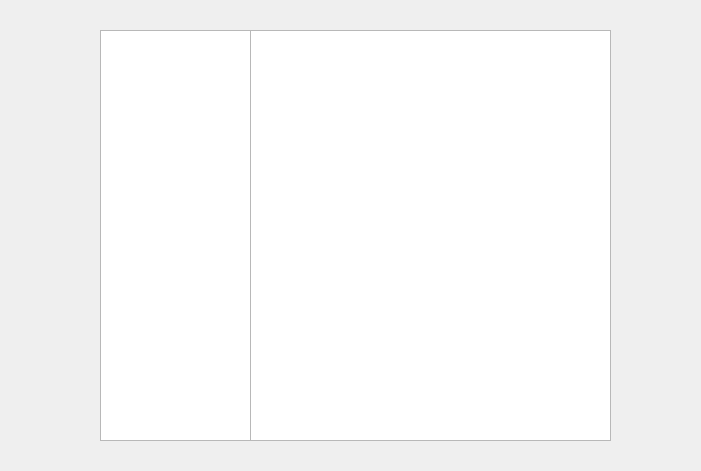
<?xml version="1.0" encoding="UTF-8"?>
<ui version="4.0">
 <class>MagicBook</class>
 <widget class="QMainWindow" name="MagicBook">
  <property name="geometry">
   <rect>
    <x>0</x>
    <y>0</y>
    <width>701</width>
    <height>471</height>
   </rect>
  </property>
  <property name="windowTitle">
   <string>MainWindow</string>
  </property>
  <widget class="QWidget" name="centralwidget">
   <widget class="QTableWidget" name="Scroll">
    <property name="geometry">
     <rect>
      <x>250</x>
      <y>30</y>
      <width>361</width>
      <height>411</height>
     </rect>
    </property>
   </widget>
   <widget class="QTableWidget" name="Icons">
    <property name="geometry">
     <rect>
      <x>100</x>
      <y>30</y>
      <width>151</width>
      <height>411</height>
     </rect>
    </property>
   </widget>
  </widget>
 </widget>
 <resources/>
 <connections/>
</ui>
